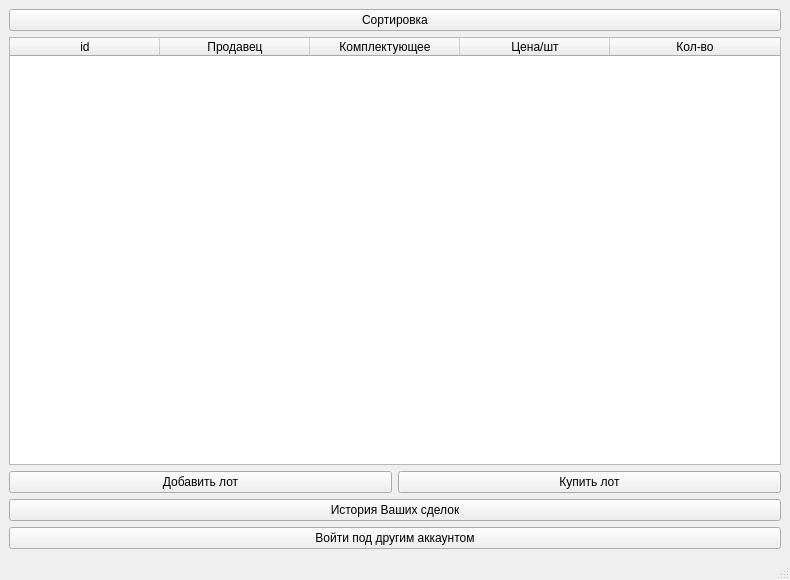
<?xml version="1.0" encoding="UTF-8"?>
<ui version="4.0">
 <class>MainWindow</class>
 <widget class="QMainWindow" name="MainWindow">
  <property name="geometry">
   <rect>
    <x>0</x>
    <y>0</y>
    <width>790</width>
    <height>580</height>
   </rect>
  </property>
  <property name="windowTitle">
   <string>Магазин</string>
  </property>
  <property name="windowIcon">
   <iconset>
    <normaloff>logo.png</normaloff>logo.png</iconset>
  </property>
  <widget class="QWidget" name="centralwidget">
   <layout class="QVBoxLayout" name="verticalLayout">
    <item>
     <widget class="QPushButton" name="push_button_sort">
      <property name="text">
       <string>Сортировка</string>
      </property>
     </widget>
    </item>
    <item>
     <widget class="QTableWidget" name="tableWidget">
      <property name="editTriggers">
       <set>QAbstractItemView::NoEditTriggers</set>
      </property>
      <property name="selectionBehavior">
       <enum>QAbstractItemView::SelectRows</enum>
      </property>
      <attribute name="horizontalHeaderCascadingSectionResizes">
       <bool>false</bool>
      </attribute>
      <attribute name="horizontalHeaderDefaultSectionSize">
       <number>150</number>
      </attribute>
      <attribute name="horizontalHeaderHighlightSections">
       <bool>true</bool>
      </attribute>
      <attribute name="horizontalHeaderStretchLastSection">
       <bool>true</bool>
      </attribute>
      <attribute name="verticalHeaderVisible">
       <bool>false</bool>
      </attribute>
      <attribute name="verticalHeaderDefaultSectionSize">
       <number>37</number>
      </attribute>
      <attribute name="verticalHeaderHighlightSections">
       <bool>true</bool>
      </attribute>
      <column>
       <property name="text">
        <string>id</string>
       </property>
      </column>
      <column>
       <property name="text">
        <string>Продавец</string>
       </property>
      </column>
      <column>
       <property name="text">
        <string>Комплектующее</string>
       </property>
      </column>
      <column>
       <property name="text">
        <string>Цена/шт</string>
       </property>
      </column>
      <column>
       <property name="text">
        <string>Кол-во</string>
       </property>
      </column>
     </widget>
    </item>
    <item>
     <layout class="QHBoxLayout" name="horizontalLayout">
      <item>
       <widget class="QPushButton" name="push_button_create">
        <property name="text">
         <string>Добавить лот</string>
        </property>
       </widget>
      </item>
      <item>
       <widget class="QPushButton" name="push_button_buy">
        <property name="text">
         <string>Купить лот</string>
        </property>
       </widget>
      </item>
     </layout>
    </item>
    <item>
     <widget class="QPushButton" name="push_button_receipts">
      <property name="text">
       <string>История Ваших сделок</string>
      </property>
     </widget>
    </item>
    <item>
     <widget class="QPushButton" name="push_button_register">
      <property name="text">
       <string>Войти под другим аккаунтом</string>
      </property>
     </widget>
    </item>
   </layout>
  </widget>
  <widget class="QMenuBar" name="menubar">
   <property name="geometry">
    <rect>
     <x>0</x>
     <y>0</y>
     <width>790</width>
     <height>26</height>
    </rect>
   </property>
  </widget>
  <widget class="QStatusBar" name="statusbar">
   <property name="sizeGripEnabled">
    <bool>true</bool>
   </property>
  </widget>
 </widget>
 <resources/>
 <connections/>
</ui>
